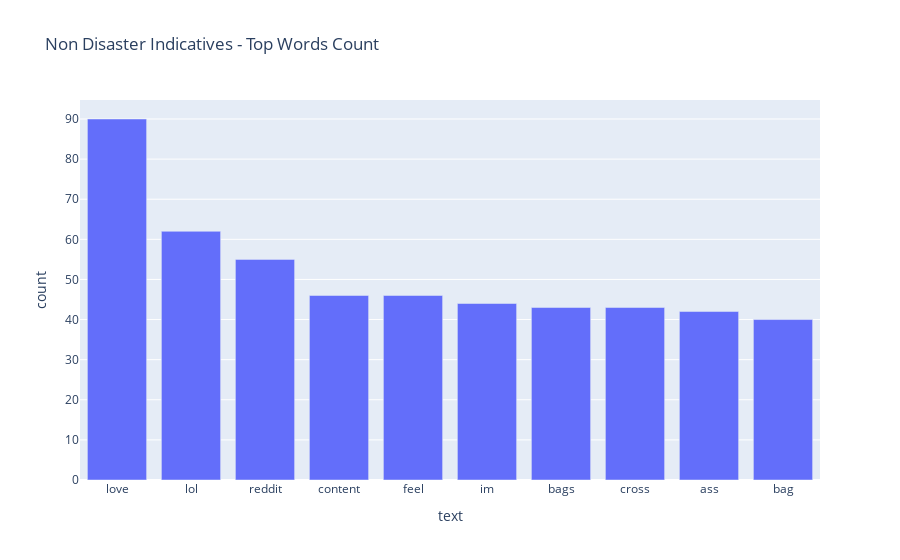

Write notebook code for a chart like this one.
### Code cell
df2 = pd.DataFrame(non_disaster_tweets_indicative,
                   columns = ['text' , 'count'])

fig = px.bar(df2[:20],
             x='text',
             y='count',
             title="Non Disaster Indicatives - Top Words Count")
fig.show()

### Figure 1 — Plotly figure (JSON) as saved in the notebook; plotly's stock layout.template omitted (floating-point values rounded to 4 significant figures)
{"data": [{"alignmentgroup": "True", "hovertemplate": "text=%{x}<br>count=%{y}<extra></extra>", "legendgroup": "", "marker": {"color": "#636efa"}, "name": "", "offsetgroup": "", "orientation": "v", "showlegend": false, "textposition": "auto", "type": "bar", "x": ["love", "lol", "reddit", "content", "feel", "im", "bags", "cross", "ass", "bag"], "xaxis": "x", "y": [90, 62, 55, 46, 46, 44, 43, 43, 42, 40], "yaxis": "y"}], "layout": {"barmode": "relative", "legend": {"tracegroupgap": 0}, "title": {"text": "Non Disaster Indicatives - Top Words Count"}, "xaxis": {"anchor": "y", "domain": [0, 1], "title": {"text": "text"}}, "yaxis": {"anchor": "x", "domain": [0, 1], "title": {"text": "count"}}}}
